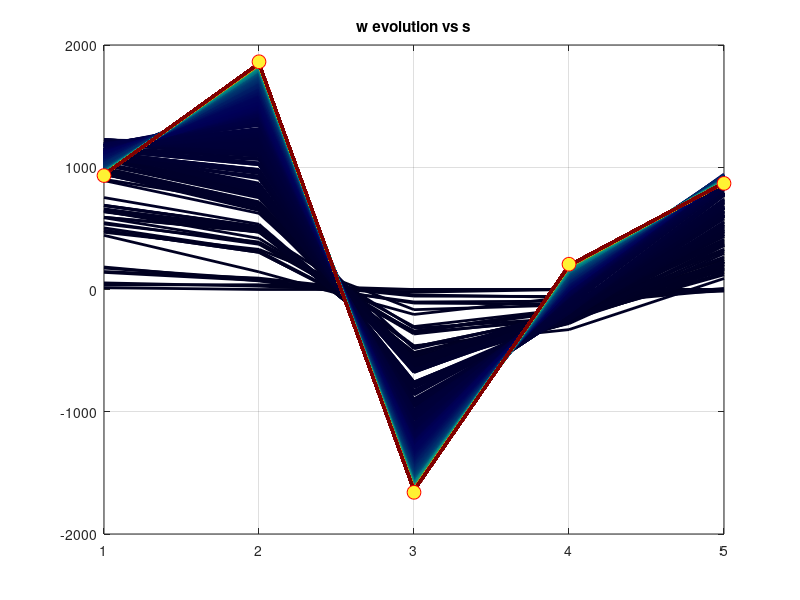
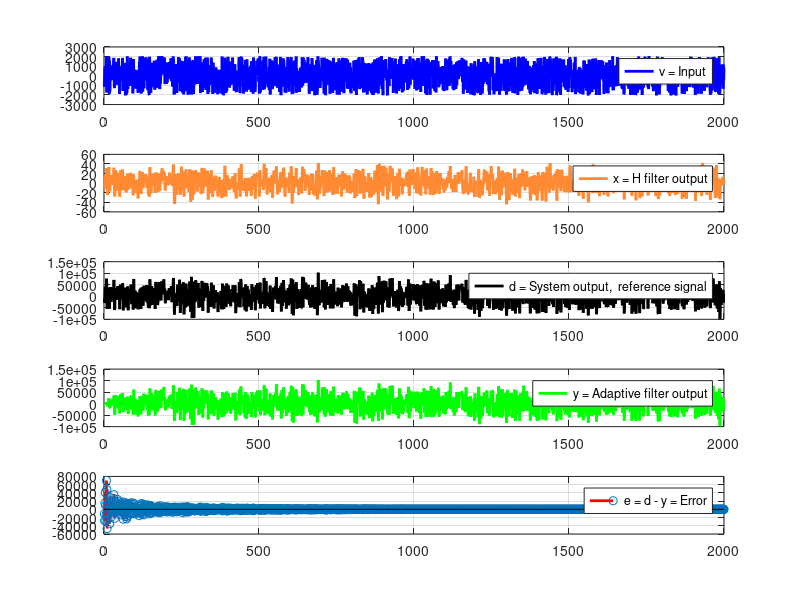

Reproduce these figures in MATLAB, in order. (Note: this script raises an error after producing the figures.)
clear all;
close all;
clc;

xtxt_path = '../../verilog/src/lms_tb/'

Nbits=12;
MaxVal=2^(Nbits-1)-1
MinVal=-2^(Nbits-1)
uLMSDen=2^(Nbits-1)

%% Variables definitions 4 
% Total samples
N = 2000;

% samples index vector
n = 1:N;

% v = input,  noise 
v = randi([MinVal,  MaxVal],  N,  1); 

% H filter 
bH = [1]; 
aH = [100 -80 50];

% x = H filter output 
x = filter(bH,  aH,  v); 

% y = W adaptive filter output
% since the filtering task is iterative 
% because the coefficients will be updated each time, 
% declare it as a vector of N elements. 
% updated output values will be inserted in it.
y = zeros(N,  1); 
err = zeros(N, 1);

% Filtering related parameters
% temporary buffer / samples size
M = 5; 
m = 1:M;

% Unknown system impulse response
s = randi([MinVal,  MaxVal],  M,  1);

% Reference signal
d = filter(s,  1,  x);

% x samples vector used for filtering
xtmp = zeros(M,  1);

% W time domain vector
wLMS = zeros(M,  1);

% LMS error and output vector.Use it to update y vector of size N
eLMS = ones(M, 1).*MaxVal;
yLMS = 0; 
uLMS = 1./uLMSDen

fig = figure(); 
C = jet(N);
kc = linspace(0.25, 1, N); 

fp = fopen('w.txt','w');

for k = n

    dtmp = d(k); 
    xtmp = [x(k); xtmp(1:M-1)];
    yLMS = transpose(wLMS)*xtmp;
    eLMS = dtmp-yLMS;
    y(k) = yLMS;
    err(k) = eLMS;
    errLMSx = bitshift(eLMS .* xtmp, -Nbits-1);
    % wLMS = floor(wLMS + uLMS .* eLMS .* xtmp);
    wLMS = round(wLMS + errLMSx);
    for kw = 1:length(wLMS)
        if (kw < length(wLMS))
            fprintf(fp, "%d,", wLMS(kw));
        else
            fprintf(fp, "%d\n", wLMS(kw));
        end
    end

    if (isnan(wLMS))
       disp(['Nan at k = ' num2str(k)]);
       break;
    end
    
    plot(m, wLMS, 'LineWidth', 2, 'Color', kc(k).*C(k, :)); grid on; hold on;

 end

fclose(fp);

scatter(m, s, 100, 'MarkerFaceColor', [1 0.95 0.2], 'MarkerEdgeColor',  [1 0 0]);
hold on;
title('w evolution vs s');
print('wLMS_vs_s.png', '-dpng');
waitfor(fig);

fig=figure(); 
subplot(5, 1, 1)
plot(n, v, 'LineWidth', 2, 'Color', [0 0 1]); grid on;
legend('v = Input');
subplot(5, 1, 2)
plot(n, x,  'LineWidth', 2, 'Color',  [1 0.5412 0.2]); grid on;
legend('x = H filter output');
subplot(5, 1, 3)
plot(n, d, 'LineWidth', 2, 'Color', [0 0 0]);grid on;
legend('d = System output,  reference signal');
subplot(5, 1, 4)
plot(n, y, 'LineWidth', 2, 'Color', [0 1 0]); grid on;
legend('y = Adaptive filter output');
subplot(5, 1, 5)
stem(n, err, 'LineWidth', 2, 'Color', [1 0 0]); grid on;
legend('e = d - y = Error');
print('data_plots.png', '-dpng');
waitfor(fig);

disp('s vs wLMS');
disp([s,  wLMS]);

disp(['y bits = ' num2str(ceil(log2(max(abs(y)))))]);
disp(['err bits = ' num2str(ceil(log2(max(abs(err)))))]);
disp(['wLMS bits = ' num2str(ceil(log2(max(abs(wLMS)))))]);

%{
disp(['x(1) = ' num2str(x(1))]);
disp(['d(1) = ' num2str(d(1))]);
disp(['y(1) = ' num2str(y(1))]);
disp(['err(1) = ' num2str(err(1))]);

fp = fopen([xtxt_path 'xdye.txt'],'w'); fprintf(fp, "%d,%d\n", x, d, y, err); fclose(fp);
%}

M = int32([x, d, y, err]);
csvwrite([xtxt_path 'xdye.txt'], M);

fp = fopen([xtxt_path 's.txt'],'w');
fprintf(fp, "%d\n", round(s));
fclose(fp);

